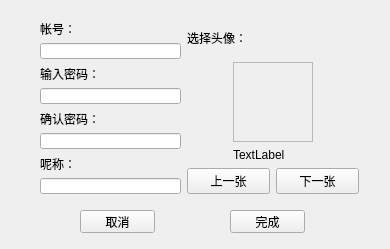
<?xml version="1.0" encoding="UTF-8"?>
<ui version="4.0">
 <class>informationBoxForm</class>
 <widget class="QWidget" name="informationBoxForm">
  <property name="geometry">
   <rect>
    <x>0</x>
    <y>0</y>
    <width>390</width>
    <height>249</height>
   </rect>
  </property>
  <property name="windowTitle">
   <string>Form</string>
  </property>
  <widget class="QWidget" name="">
   <property name="geometry">
    <rect>
     <x>40</x>
     <y>20</y>
     <width>319</width>
     <height>174</height>
    </rect>
   </property>
   <layout class="QGridLayout" name="gridLayout_3">
    <item row="0" column="0">
     <layout class="QVBoxLayout" name="verticalLayout">
      <item>
       <widget class="QLabel" name="LoginLabel">
        <property name="text">
         <string>帐号：</string>
        </property>
       </widget>
      </item>
      <item>
       <widget class="QLineEdit" name="accountLineEdit"/>
      </item>
      <item>
       <widget class="QLabel" name="label_2">
        <property name="text">
         <string>输入密码：</string>
        </property>
       </widget>
      </item>
      <item>
       <widget class="QLineEdit" name="passwordLineEdit"/>
      </item>
      <item>
       <widget class="QLabel" name="label_3">
        <property name="text">
         <string>确认密码：</string>
        </property>
       </widget>
      </item>
      <item>
       <widget class="QLineEdit" name="confirmPwdLineEdit"/>
      </item>
      <item>
       <widget class="QLabel" name="label_4">
        <property name="text">
         <string>呢称：</string>
        </property>
       </widget>
      </item>
      <item>
       <widget class="QLineEdit" name="nicknameLineEdit"/>
      </item>
     </layout>
    </item>
    <item row="0" column="1">
     <layout class="QGridLayout" name="gridLayout_2">
      <item row="0" column="0" colspan="2">
       <widget class="QLabel" name="label_11">
        <property name="text">
         <string>选择头像：</string>
        </property>
       </widget>
      </item>
      <item row="1" column="1">
       <layout class="QVBoxLayout" name="verticalLayout_2">
        <item>
         <widget class="QFrame" name="avatarFrame">
          <property name="minimumSize">
           <size>
            <width>80</width>
            <height>80</height>
           </size>
          </property>
          <property name="maximumSize">
           <size>
            <width>80</width>
            <height>80</height>
           </size>
          </property>
          <property name="frameShape">
           <enum>QFrame::StyledPanel</enum>
          </property>
          <property name="frameShadow">
           <enum>QFrame::Raised</enum>
          </property>
         </widget>
        </item>
        <item>
         <widget class="QLabel" name="avatarLabel">
          <property name="text">
           <string>TextLabel</string>
          </property>
         </widget>
        </item>
       </layout>
      </item>
      <item row="1" column="2">
       <spacer name="horizontalSpacer_2">
        <property name="orientation">
         <enum>Qt::Horizontal</enum>
        </property>
        <property name="sizeHint" stdset="0">
         <size>
          <width>40</width>
          <height>20</height>
         </size>
        </property>
       </spacer>
      </item>
      <item row="2" column="0" colspan="3">
       <layout class="QHBoxLayout" name="horizontalLayout">
        <item>
         <widget class="QPushButton" name="pastButton">
          <property name="text">
           <string>上一张</string>
          </property>
         </widget>
        </item>
        <item>
         <widget class="QPushButton" name="nextButton">
          <property name="text">
           <string>下一张</string>
          </property>
         </widget>
        </item>
       </layout>
      </item>
      <item row="1" column="0">
       <spacer name="horizontalSpacer">
        <property name="orientation">
         <enum>Qt::Horizontal</enum>
        </property>
        <property name="sizeHint" stdset="0">
         <size>
          <width>40</width>
          <height>20</height>
         </size>
        </property>
       </spacer>
      </item>
     </layout>
    </item>
   </layout>
  </widget>
  <widget class="QPushButton" name="quitPushButton">
   <property name="geometry">
    <rect>
     <x>80</x>
     <y>210</y>
     <width>75</width>
     <height>23</height>
    </rect>
   </property>
   <property name="text">
    <string>取消</string>
   </property>
  </widget>
  <widget class="QPushButton" name="OKPushButton">
   <property name="geometry">
    <rect>
     <x>230</x>
     <y>210</y>
     <width>75</width>
     <height>23</height>
    </rect>
   </property>
   <property name="text">
    <string>完成</string>
   </property>
  </widget>
 </widget>
 <resources/>
 <connections/>
</ui>
